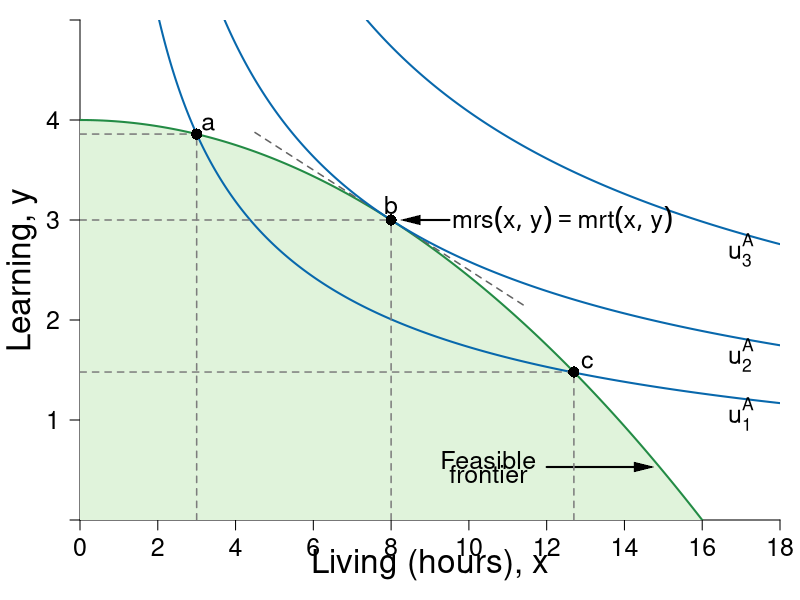

Write the R code that produced this figure.
#Graph Designer: Simon Halliday
#Authors: Bowles, Foley and Halliday
#Title: Microeconomics: Competition, Conflict and Coordination

library(shape)
pdf(file = "constrained_optimization/feasible_frontier_indifference_check.pdf", width = 8, height = 8)

#Set parameters for graphics
pointsize <- 1.8
axislabelsize <- 2
labelsize <- 1.5
namesize <- 1.8
annotatesize <- 1.5
graphlinewidth <- 2
segmentlinewidth <- 1.5

COL <- c("#7fc97f", "#beaed4", "#fdc086", "#ffff99", "#386cb0", "#f0027f", "#bf5b17", "#666666")
COLA <- c("#e0f3db", "#99d8c9","#66c2a4","#41ae76", "#238b45", "#005824")
COLB <- c("#4eb3d3", "#2b8cbe", "#0868ac","#084081")
grays <- gray.colors(25, start = 1, end = 0)


#Edited the margins to cater for the larger LHS labels
par(mar =  c(4, 4, 1, 1))

ppf <- function(x, slope = 1/64, bary = 4) {
  bary - slope *x^2
}

uFn <- function(x, y, alpha = 0.4){
  (x^alpha)*(y^(1-alpha))
}

indiffA <- function(x, ubar = uFn(8,3) - 1, alpha = 0.4) {
  (ubar/ (x^alpha))^(1/ (1 - alpha))
}

tangentLine <- function(x, slope, intercept){
  intercept - slope*x
}

ylims <- c(0, 5)
xlims <- c(0, 18)

npts <- 501 
x <- seq(xlims[1], xlims[2], length.out = npts)
y <- seq(ylims[1], ylims[2], length.out = npts) 
a <- c(uFn(3, ppf(3)), uFn(8, 3), uFn(8, 3) + 1.4) #alpha = 0.4

plot(0, 0, xlim = xlims, ylim = ylims, type = "n",
     xlab = expression(paste("")),
     ylab = expression(paste("")), 
     xaxt = "n", 
     yaxt = "n", 
     cex.lab = axislabelsize, 
     bty = "n", 
     xaxs="i", 
     yaxs="i"
)


# ticksy <- seq(from = 0, to = ylims[2], by = 1)
# ylabels <- seq(from = 0, to = ylims[2], by = 1)
ticksx <- seq(from = 0, to = xlims[2], by = 2)
xlabels <- seq(from = 0, to = xlims[2], by = 2)
ticksy <- c(ylims[1], 1, 2, 3, 4, ylims[2])
ylabels <- c(NA, 1, 2, 3, 4, NA)
# ticksx <- c(xlims[1], 5.25, 8.944272, xlims[2])
# xlabels <- c(NA, expression(paste(x,"*")), expression(paste(bar(x))), NA)

axis(1, at = ticksx, pos = 0, labels = xlabels, cex.axis = labelsize)
axis(2, at = ticksy, pos = 0, labels = ylabels, las = 1, cex.axis = labelsize)

npts <- 500 
xx1 <- seq(xlims[1], xlims[2], length.out = npts)

#Series for tangent line
xx3 <- seq(4.5, 11.5, length.out = npts)

#Draw the polygon for shading the feasible set
xpoly1 <- seq(from = xlims[1], to = 16, length.out = 500)
ypoly1 <- ppf(xpoly1)
polygon(x = c(xpoly1, xpoly1[1]), y = c(ypoly1, rev(ypoly1)[1]), col=COLA[1], density=NULL, border = NA)

#Draw the graphs
lines(xx1, ppf(xx1), col = COLA[5], lwd = graphlinewidth)

lines(xx3, tangentLine(xx3, slope = 1/4, intercept = 5), col = grays[22], lwd = segmentlinewidth, lty = 2)

#Label the feasible frontier
text(10.5, 0.60, expression("Feasible"), cex = labelsize)
text(10.5, 0.46, expression("frontier"), cex = labelsize)
Arrows(12, 0.53, 14.5, 0.53, col = "black", lty = 1, lwd = 2, arr.type = "triangle", arr.lwd = 0.5)

contour(x, y, 
        outer(x, y, uFn),
        drawlabels = FALSE,
        col = COLB[3],
        lwd = graphlinewidth,
        levels = a, 
        xaxs="i", 
        yaxs="i", 
        add = TRUE)

#Axis labels
text(0.5*xlims[2], -0.45, expression(paste("Living (hours), ", x)), xpd = TRUE, cex = axislabelsize) 
text(-1.5, 0.5*ylims[2], expression(paste("Learning, ", y)), xpd = TRUE, cex = axislabelsize, srt = 90) 

#Add mrs = mrt at i
text(12.4, 3, expression(paste(mrs(x,y) == mrt(x,y))), cex = labelsize)
Arrows(9.5, 3, 8.5, 3, col = "black", lty = 1, lwd = 2, arr.type = "triangle", arr.lwd = 0.5)

#Label the indifference curves
text(17, 1.06, expression(u[1]^A), cex = labelsize)
text(17, 1.65, expression(u[2]^A), cex = labelsize)
text(17, 2.7, expression(u[3]^A), cex = labelsize)

#Annotate max u point on feasibility frontier
text(8, ppf(8) + 0.15, expression(paste(b)), cex = labelsize)
segments(8, 0, 8, ppf(x = 8), lty = 2, col = grays[20], lwd = segmentlinewidth)
segments(0, ppf(x = 8), 8, ppf(x = 8), lty = 2, col = grays[20], lwd = segmentlinewidth)
points(8, ppf(x = 8), pch = 16, col = "black", cex = 1.5)

text(3.3, ppf(3) + 0.1, expression(paste(a)), cex = labelsize)
segments(3, 0, 3, ppf(x = 3), lty = 2, col = grays[20], lwd = segmentlinewidth)
segments(0, ppf(x = 3), 3, ppf(x = 3), lty = 2, col = grays[20], lwd = segmentlinewidth)
points(3, ppf(x = 3), pch = 16, col = "black", cex = 1.5)


text(13.05, ppf(12.7) + 0.1, expression(paste(c)), cex = labelsize)
segments(12.7, 0, 12.7, ppf(x = 12.7), lty = 2, col = grays[20], lwd = segmentlinewidth)
segments(0, ppf(x = 12.7), 12.7, ppf(x = 12.7), lty = 2, col = grays[20], lwd = segmentlinewidth)
points(12.7, ppf(x = 12.7), pch = 16, col = "black", cex = 1.5)




dev.off()
